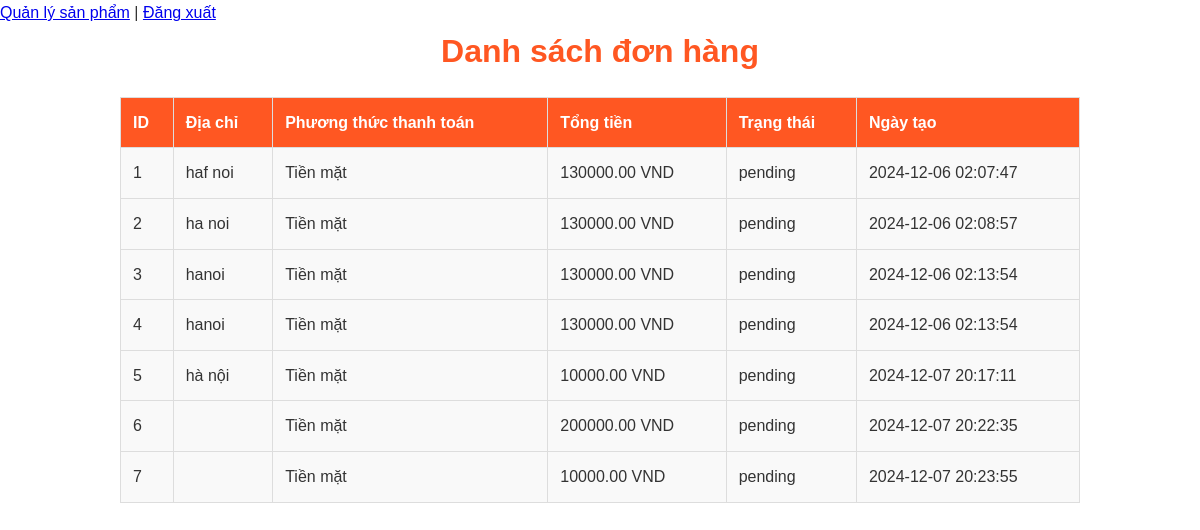
/admin/manage_orders.php (signed in), run on the app's committed database.
### tables this page shows
CREATE TABLE `orders` (
  `id` int(11) NOT NULL,
  `customer_id` int(11) NOT NULL,
  `total_amount` decimal(10,2) NOT NULL,
  `status` enum('pending','paid','cancelled') DEFAULT 'pending',
  `created_at` timestamp NOT NULL DEFAULT current_timestamp(),
  `payment_method` enum('online','cash') NOT NULL DEFAULT 'cash',
  `total_price` decimal(10,2) NOT NULL,
  `address` text NOT NULL,
  `order_date` datetime DEFAULT current_timestamp()
);

### admin/manage_orders.php (the view, shortened to what this page needs)
<?php
include '../includes/db_connect.php';
$stmt = $conn->prepare("SELECT * FROM orders");
$stmt->execute();
$orders = $stmt->fetchAll(PDO::FETCH_ASSOC);
?>
<!DOCTYPE html>
<html lang="en">
<head>
    <link rel="stylesheet" href="../assets/css/styles.css">
</head>
<body>
    <a href="manage_products.php">Quản lý sản phẩm</a> | <a href="../login.php">Đăng xuất</a>
    <h1>Danh sách đơn hàng</h1>
    <table border="1">
        <thead>
            <tr>
                <th>ID</th>
                <th>Địa chỉ</th>
                <th>Phương thức thanh toán</th>
                <th>Tổng tiền</th>
                <th>Trạng thái</th>
                <th>Ngày tạo</th>
            </tr>
        </thead>
        <tbody>
            <?php foreach ($orders as $order): ?>
                <tr>
                    <td><?= $order['id'] ?></td>
                    <td><?= htmlspecialchars($order['address']) ?></td>
                    <td><?= $order['payment_method'] === 'cash' ? 'Tiền mặt' : 'Online' ?></td>
                    <td><?= $order['total_price'] ?> VND</td>
                    <td><?= $order['status'] ?></td>
                    <td><?= $order['created_at'] ?></td>
                </tr>
            <?php endforeach; ?>
        </tbody>
    </table>
</body>
</html>

### assets/css/styles.css (style rules this page uses)
* { margin: 0; padding: 0; box-sizing: border-box; }
body { font-family: Arial, sans-serif; background-color: #fff; color: #333; line-height: 1.6; }
h1, h2, h3 { color: #FF5722; text-align: center; }
table { width: 80%; margin: 20px auto; border-collapse: collapse; }
table, th, td { border: 1px solid #ddd; }
th, td { padding: 12px; text-align: left; }
th { background-color: #FF5722; color: white; }
td { background-color: #f9f9f9; }

### data on the page
orders: id "1", address "haf noi", payment_method "Tiền mặt", total_price "130000.00", status "pending", created_at "2024-12-06 02:07:47"
orders: id "2", address "ha noi", payment_method "Tiền mặt", total_price "130000.00", status "pending", created_at "2024-12-06 02:08:57"
orders: id "3", address "hanoi", payment_method "Tiền mặt", total_price "130000.00", status "pending", created_at "2024-12-06 02:13:54"
orders: id "4", address "hanoi", payment_method "Tiền mặt", total_price "130000.00", status "pending", created_at "2024-12-06 02:13:54"
orders: id "5", address "hà nội", payment_method "Tiền mặt", total_price "10000.00", status "pending", created_at "2024-12-07 20:17:11"
orders: id "6", payment_method "Tiền mặt", total_price "200000.00", status "pending", created_at "2024-12-07 20:22:35"
orders: id "7", payment_method "Tiền mặt", total_price "10000.00", status "pending", created_at "2024-12-07 20:23:55"
